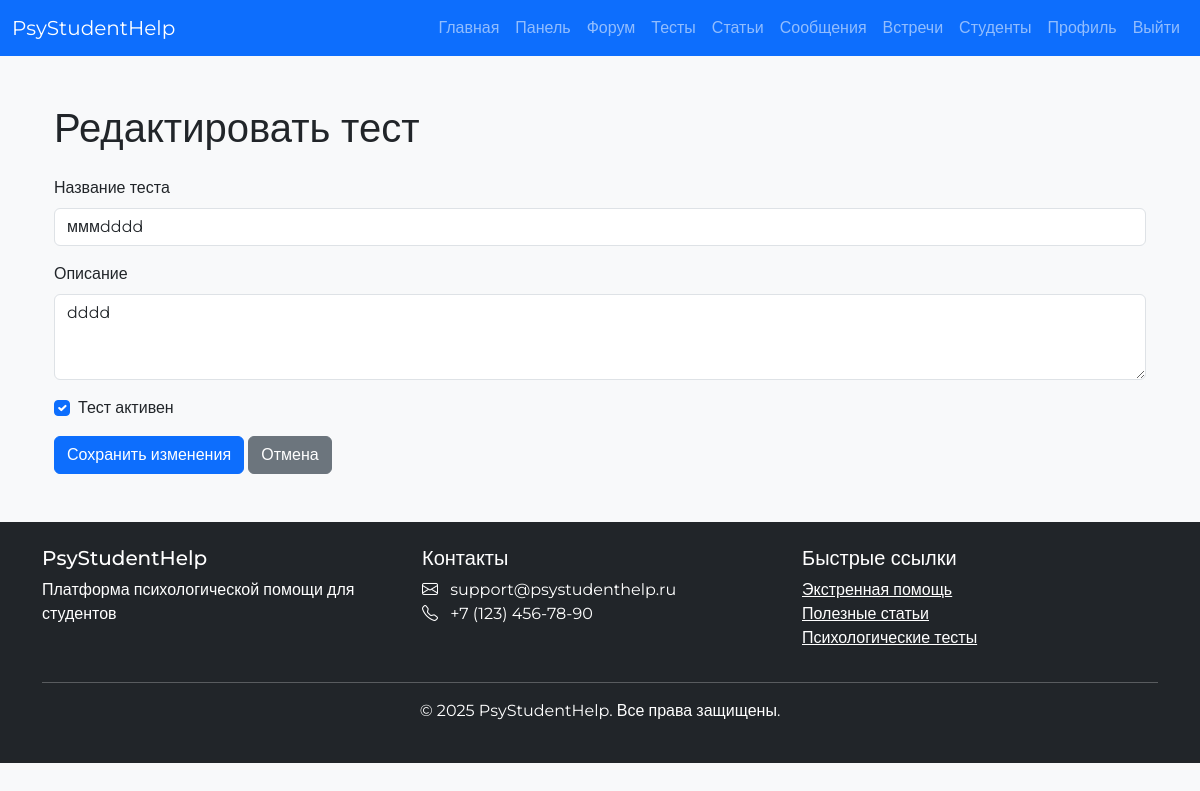
Before: /tests/1/edit (signed in) with the older database file.
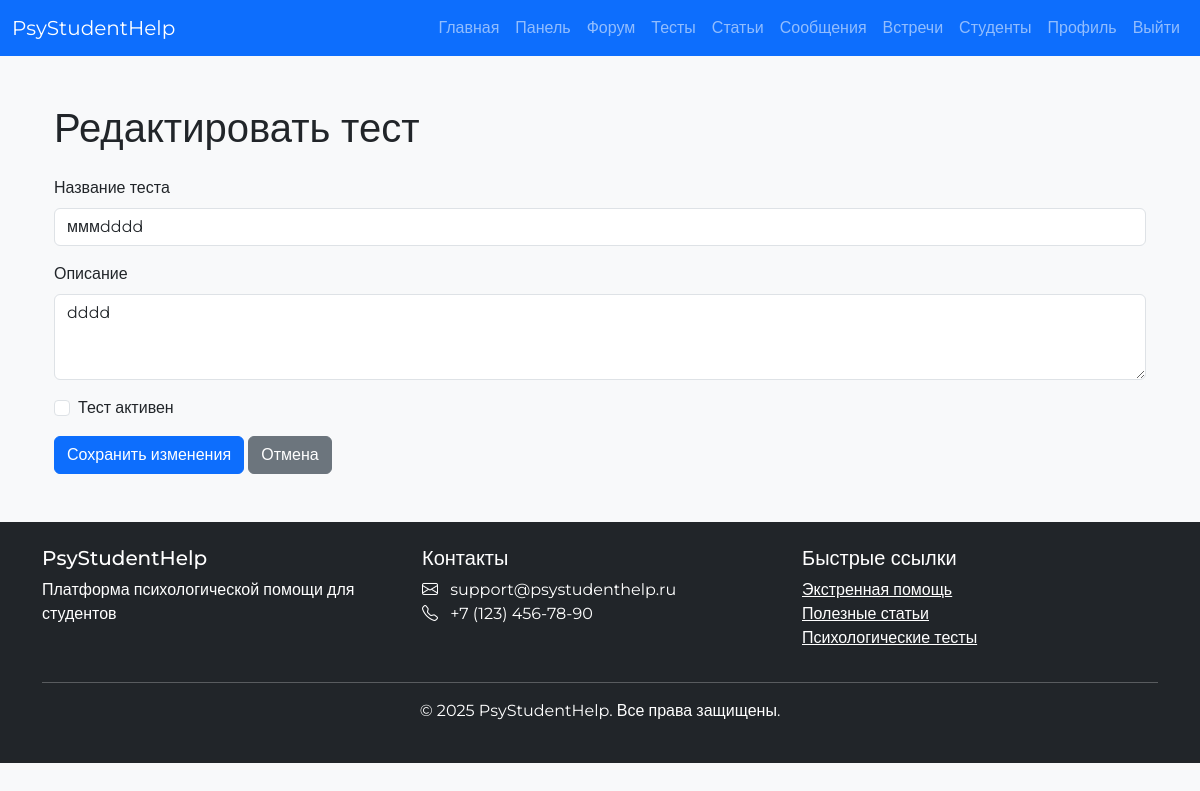
After: the same page with the newer database file.
### models.py (models this page shows)
class Test(db.Model):
    __tablename__ = 'test'
    id = db.Column(db.Integer, primary_key=True)
    title = db.Column(db.String(200), nullable=False)
    description = db.Column(db.Text)
    user_id = db.Column(db.Integer, db.ForeignKey('user.id'), nullable=False)
    created_at = db.Column(db.DateTime, default=datetime.utcnow)
    is_active = db.Column(db.Boolean, default=True)
    questions = db.relationship('Question', backref='test', lazy=True, cascade='all, delete-orphan')
    results = db.relationship('TestResult', backref='test', lazy=True, cascade='all, delete-orphan')
    interpretations = db.relationship('TestInterpretation', backref='test', lazy=True, cascade='all, delete-orphan', order_by='TestInterpretation.min_score')

### main.py (the view, shortened to what this page needs)
@app.route('/tests/<int:test_id>/edit', methods=['GET', 'POST'])
def edit_test(test_id):
    if 'user_id' not in session or not is_psychologist():
        return redirect(url_for('login'))
    test = Test.query.get_or_404(test_id)
    if test.user_id != session['user_id']:
        flash('У вас нет прав для редактирования этого теста', 'danger')
        return redirect(url_for('tests'))
    return render_template('edit_test.html', test=test)

### admin.py (called while the page is built)
@admin_bp.before_app_request
def _bootstrap_superadmin_once():
    flag = "SUPERADMIN_BOOTSTRAPPED"
    if not current_app.config.get(flag):
        try:
            ensure_initial_superadmin()
        finally:
            current_app.config[flag] = True

### main.py (called while the page is built)
def is_psychologist():
    return 'user_id' in session and User.query.get(session['user_id']).role == 'psychologist'

def get_current_user():
    if 'user_id' in session:
        return User.query.get(session['user_id'])
    return None

### templates/edit_test.html (shortened to what this page needs)
{% extends "base.html" %}
{% block content %}
<div class="container mt-5">
    <h1 class="mb-4">Редактировать тест</h1>
    <form method="POST">
        <div class="mb-3">
            <label for="title" class="form-label">Название теста</label>
            <input type="text" class="form-control" id="title" name="title" value="{{ test.title }}" required>
        </div>
        <div class="mb-3">
            <label for="description" class="form-label">Описание</label>
            <textarea class="form-control" id="description" name="description" rows="3">{{ test.description or '' }}</textarea>
        </div>
        <div class="mb-3 form-check">
            <input type="checkbox" class="form-check-input" id="is_active" name="is_active" {% if test.is_active %}checked{% endif %}>
            <label class="form-check-label" for="is_active">Тест активен</label>
        </div>
        <button type="submit" class="btn btn-primary">Сохранить изменения</button>
        <a href="{{ url_for('dashboard') }}" class="btn btn-secondary">Отмена</a>
    </form>
</div>
{% endblock %}

Changed rows visible on the page:
changed Test "мммdddd": is_active "☑" → "☐"
